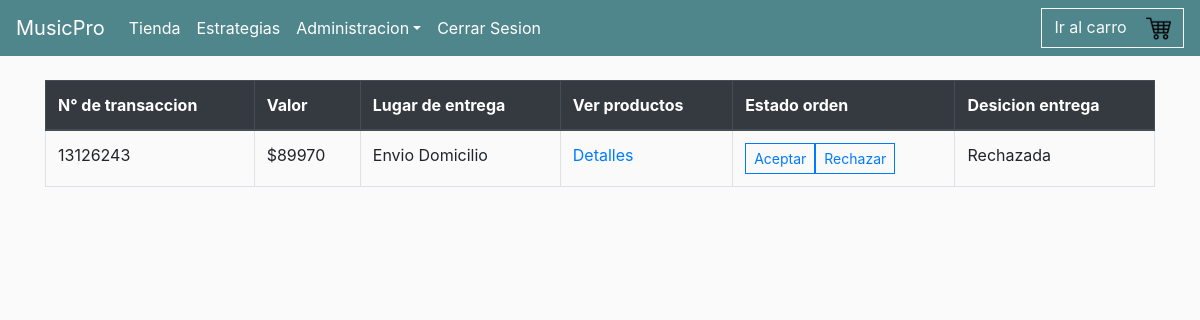
/pedidos/ (signed in), run on an earlier commit of the app's database.
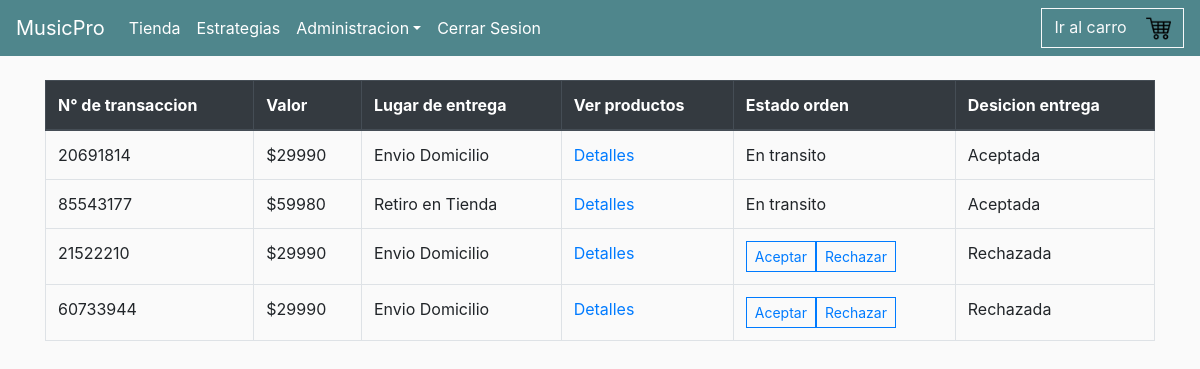
And on a later commit of the database.
### TiendaMPRO/models.py (models this page shows, shortened)
class OrdenDeCompra(models.Model):
    customer = models.ForeignKey(Usuario, on_delete=models.SET_NULL, blank=True, null=True)
    complete = models.BooleanField(default=False, null=True, blank=False)
    retiroTienda = models.BooleanField(default=False, null=True, blank=False)
    transaction_id=  models.CharField(max_length=200, null=True)
    pagado = models.BooleanField(default=False, null=True, blank=False)
    transferencia = models.BooleanField(default=False, null=True, blank=False)
    aceptada = models.BooleanField(default=False, null=True, blank=False)
    estado = models.CharField(max_length=200, null=True, blank=True, default="En Bodega")
    @property
    def get_total_descuento(self):
        orderitems = self.productopedido_set.all()
        if (sum ([item.cantidad for item in orderitems])>=4):
            total = sum([item.get_total for item in orderitems])-20000
        else:
            total = sum([item.get_total for item in orderitems])
        return total

class ProductoPedido(models.Model):
    producto = models.ForeignKey(Producto, on_delete=models.SET_NULL, blank=True, null=True)
    orden = models.ForeignKey(OrdenDeCompra, on_delete=models.SET_NULL, blank=True, null=True)
    cantidad = models.IntegerField(default=0, null=True, blank=True)
    fecha_pedido = models.DateTimeField(auto_now_add=True)
    @property
    def get_total(self):
        total = self.producto.precio * self.cantidad
        return total

class Producto(models.Model):
    nom_prod = models.CharField(validators=[MinLengthValidator(3)], max_length=40,verbose_name="Nombre de Producto")
    tipo_prod = models.ForeignKey(TipoProducto, on_delete=models.CASCADE)
    descripcion = models.TextField(max_length=1500,null=True,blank=True)
    precio = models.FloatField(default=0.0)
    imagen = models.ImageField(upload_to="images/producto",null=True,blank=True)

### TiendaMPRO/views.py (the view)
# urls.py: path('pedidos/', views.Pedido, name='pedidos'),
def Pedido(request):
    order = OrdenDeCompra.objects.all()
    context={'order' : order}
    return render(request, 'TiendaMPRO/Pedidos.html',context)

### TiendaMPRO/models.py (called while the page is built)
    def __str__(self):
        return f'{self.nombre}'

    @property
    def is_staff(self):
        return self.usuario_admin

### TiendaMPRO/templates/TiendaMPRO/Pedidos.html (shortened to what this page needs)
{% extends 'TiendaMPRO/main.html' %}
{% load static %}
{% block content %}
<br>
<table class="table table-bordered">
    <thead class="thead-dark">
      <tr>
        <th scope="col">N° de transaccion</th>
        <th scope="col">Valor</th>
        <th scope="col">Lugar de entrega</th>
        <th scope="col">Ver productos</th>
        <th scope="col">Estado orden</th>
        <th scope="col">Desicion entrega</th>
      </tr>
    </thead>
    <tbody>
        {% for ped in order %}
          {% if ped.pagado == True %}
            <tr>
              <td data-label="N° de transaccion">{{ped.transaction_id}}</td>
              <td data-label="Valor">${{ped.get_total_descuento|floatformat:0}}</td>
              {% if ped.retiroTienda == True %}
                <td data-label="Lugar de entrega">Retiro en Tienda</td>
              {% elif ped.retiroTienda == False %}
                <td data-label="Lugar de entrega">Envio Domicilio</td>
              {% endif %}
              <td data-label="Ver Productos"><a class="" href="{% url 'detallePedido' ped.id %}">Detalles</a></td>
              {% if ped.estado == "Al vendedor" %}
                <td data-label="Opciones">
                  <button type="button" class="btn btn-sm btn-outline-primary option-btn" data-product="{{ped.id}}" data-action="aceptar">Aceptar</a>
                  <button type="button" class="btn btn-sm btn-outline-primary option-btn" data-product="{{ped.id}}" data-action="rechazar">Rechazar</a>
                </td>
              {% elif ped.estado == "En Bodega" %}
                <td data-label="Opciones">
                  <button type="button" class="btn btn-sm btn-outline-primary option-btn" data-product="{{ped.id}}" data-action="aceptar">Aceptar</a>
                  <button type="button" class="btn btn-sm btn-outline-primary option-btn" data-product="{{ped.id}}" data-action="rechazar">Rechazar</a>
                </td>
              {% elif ped.estado == "En transito" %}
                <td data-label="Ubicacion">En transito</td>
              {% endif %}
              {% if ped.aceptada == True %}
                <td data-label="Estado">Aceptada</td>
              {% elif ped.aceptada == False %}
              <td data-label="Estado">Rechazada</td>
              {% endif %}
            </tr>
          {% endif %}
        {% endfor %}
  </table>
{% endblock %}

What changed in the data, as far as the page shows it:
removed OrdenDeCompra: transaction_id "13126243", get_total_descuento "89970", retiroTienda "Envio Domicilio", aceptada "Rechazada"
added OrdenDeCompra: transaction_id "20691814", get_total_descuento "29990", retiroTienda "Envio Domicilio", estado "En transito", aceptada "Aceptada"
added OrdenDeCompra: transaction_id "85543177", get_total_descuento "59980", retiroTienda "Retiro en Tienda", estado "En transito", aceptada "Aceptada"
added OrdenDeCompra: transaction_id "21522210", get_total_descuento "29990", retiroTienda "Envio Domicilio", aceptada "Rechazada"
added OrdenDeCompra: transaction_id "60733944", get_total_descuento "29990", retiroTienda "Envio Domicilio", aceptada "Rechazada"
